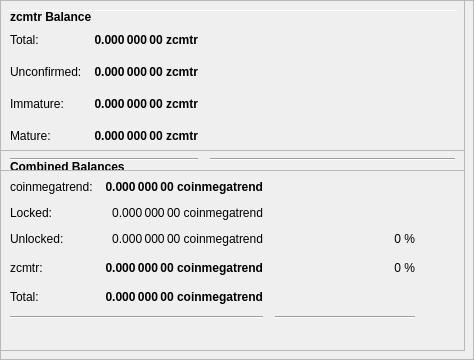
        <widget class="QFrame" name="frameObfuscation">
         <property name="minimumSize">
          <size>
           <width>0</width>
           <height>350</height>
          </size>
         </property>
         <property name="layoutDirection">
          <enum>Qt::LeftToRight</enum>
         </property>
         <property name="frameShape">
          <enum>QFrame::StyledPanel</enum>
         </property>
         <property name="frameShadow">
          <enum>QFrame::Raised</enum>
         </property>
         <widget class="QPushButton" name="runAutoDenom">
          <property name="geometry">
           <rect>
            <x>251</x>
            <y>17</y>
            <width>1</width>
            <height>1</height>
           </rect>
          </property>
          <property name="palette">
           <palette>
            <active>
             <colorrole role="WindowText">
              <brush brushstyle="SolidPattern">
               <color alpha="255">
                <red>0</red>
                <green>0</green>
                <blue>0</blue>
               </color>
              </brush>
             </colorrole>
             <colorrole role="Button">
              <brush brushstyle="SolidPattern">
               <color alpha="255">
                <red>239</red>
                <green>238</green>
                <blue>238</blue>
               </color>
              </brush>
             </colorrole>
             <colorrole role="Light">
              <brush brushstyle="SolidPattern">
               <color alpha="255">
                <red>255</red>
                <green>255</green>
                <blue>255</blue>
               </color>
              </brush>
             </colorrole>
             <colorrole role="Midlight">
              <brush brushstyle="SolidPattern">
               <color alpha="255">
                <red>247</red>
                <green>246</green>
                <blue>246</blue>
               </color>
              </brush>
             </colorrole>
             <colorrole role="Dark">
              <brush brushstyle="SolidPattern">
               <color alpha="255">
                <red>119</red>
                <green>119</green>
                <blue>119</blue>
               </color>
              </brush>
             </colorrole>
             <colorrole role="Mid">
              <brush brushstyle="SolidPattern">
               <color alpha="255">
                <red>159</red>
                <green>159</green>
                <blue>159</blue>
               </color>
              </brush>
             </colorrole>
             <colorrole role="Text">
              <brush brushstyle="SolidPattern">
               <color alpha="255">
                <red>0</red>
                <green>0</green>
                <blue>0</blue>
               </color>
              </brush>
             </colorrole>
             <colorrole role="BrightText">
              <brush brushstyle="SolidPattern">
               <color alpha="255">
                <red>255</red>
                <green>255</green>
                <blue>255</blue>
               </color>
              </brush>
             </colorrole>
             <colorrole role="ButtonText">
              <brush brushstyle="SolidPattern">
               <color alpha="255">
                <red>0</red>
                <green>0</green>
                <blue>0</blue>
               </color>
              </brush>
             </colorrole>
             <colorrole role="Base">
              <brush brushstyle="SolidPattern">
               <color alpha="255">
                <red>255</red>
                <green>255</green>
                <blue>255</blue>
               </color>
              </brush>
             </colorrole>
             <colorrole role="Window">
              <brush brushstyle="SolidPattern">
               <color alpha="255">
                <red>239</red>
                <green>238</green>
                <blue>238</blue>
               </color>
              </brush>
             </colorrole>
             <colorrole role="Shadow">
              <brush brushstyle="SolidPattern">
               <color alpha="255">
                <red>0</red>
                <green>0</green>
                <blue>0</blue>
               </color>
              </brush>
             </colorrole>
             <colorrole role="AlternateBase">
              <brush brushstyle="SolidPattern">
               <color alpha="255">
                <red>247</red>
                <green>246</green>
                <blue>246</blue>
               </color>
              </brush>
             </colorrole>
             <colorrole role="ToolTipBase">
              <brush brushstyle="SolidPattern">
               <color alpha="255">
                <red>255</red>
                <green>255</green>
                <blue>220</blue>
               </color>
              </brush>
             </colorrole>
             <colorrole role="ToolTipText">
              <brush brushstyle="SolidPattern">
               <color alpha="255">
                <red>0</red>
                <green>0</green>
                <blue>0</blue>
               </color>
              </brush>
             </colorrole>
            </active>
            <inactive>
             <colorrole role="WindowText">
              <brush brushstyle="SolidPattern">
               <color alpha="255">
                <red>0</red>
                <green>0</green>
                <blue>0</blue>
               </color>
              </brush>
             </colorrole>
             <colorrole role="Button">
              <brush brushstyle="SolidPattern">
               <color alpha="255">
                <red>239</red>
                <green>238</green>
                <blue>238</blue>
               </color>
              </brush>
             </colorrole>
             <colorrole role="Light">
              <brush brushstyle="SolidPattern">
               <color alpha="255">
                <red>255</red>
                <green>255</green>
                <blue>255</blue>
               </color>
              </brush>
             </colorrole>
             <colorrole role="Midlight">
              <brush brushstyle="SolidPattern">
               <color alpha="255">
                <red>247</red>
                <green>246</green>
                <blue>246</blue>
               </color>
              </brush>
             </colorrole>
             <colorrole role="Dark">
              <brush brushstyle="SolidPattern">
               <color alpha="255">
                <red>119</red>
                <green>119</green>
                <blue>119</blue>
               </color>
              </brush>
             </colorrole>
             <colorrole role="Mid">
              <brush brushstyle="SolidPattern">
               <color alpha="255">
                <red>159</red>
                <green>159</green>
                <blue>159</blue>
               </color>
              </brush>
             </colorrole>
             <colorrole role="Text">
              <brush brushstyle="SolidPattern">
               <color alpha="255">
                <red>0</red>
                <green>0</green>
                <blue>0</blue>
               </color>
              </brush>
             </colorrole>
             <colorrole role="BrightText">
              <brush brushstyle="SolidPattern">
               <color alpha="255">
                <red>255</red>
                <green>255</green>
                <blue>255</blue>
               </color>
              </brush>
             </colorrole>
             <colorrole role="ButtonText">
              <brush brushstyle="SolidPattern">
               <color alpha="255">
                <red>0</red>
                <green>0</green>
                <blue>0</blue>
               </color>
              </brush>
             </colorrole>
             <colorrole role="Base">
              <brush brushstyle="SolidPattern">
               <color alpha="255">
                <red>255</red>
                <green>255</green>
                <blue>255</blue>
               </color>
              </brush>
             </colorrole>
             <colorrole role="Window">
              <brush brushstyle="SolidPattern">
               <color alpha="255">
                <red>239</red>
                <green>238</green>
                <blue>238</blue>
               </color>
              </brush>
             </colorrole>
             <colorrole role="Shadow">
              <brush brushstyle="SolidPattern">
               <color alpha="255">
                <red>0</red>
                <green>0</green>
                <blue>0</blue>
               </color>
              </brush>
             </colorrole>
             <colorrole role="AlternateBase">
              <brush brushstyle="SolidPattern">
               <color alpha="255">
                <red>247</red>
                <green>246</green>
                <blue>246</blue>
               </color>
              </brush>
             </colorrole>
             <colorrole role="ToolTipBase">
              <brush brushstyle="SolidPattern">
               <color alpha="255">
                <red>255</red>
                <green>255</green>
                <blue>220</blue>
               </color>
              </brush>
             </colorrole>
             <colorrole role="ToolTipText">
              <brush brushstyle="SolidPattern">
               <color alpha="255">
                <red>0</red>
                <green>0</green>
                <blue>0</blue>
               </color>
              </brush>
             </colorrole>
            </inactive>
            <disabled>
             <colorrole role="WindowText">
              <brush brushstyle="SolidPattern">
               <color alpha="255">
                <red>119</red>
                <green>119</green>
                <blue>119</blue>
               </color>
              </brush>
             </colorrole>
             <colorrole role="Button">
              <brush brushstyle="SolidPattern">
               <color alpha="255">
                <red>239</red>
                <green>238</green>
                <blue>238</blue>
               </color>
              </brush>
             </colorrole>
             <colorrole role="Light">
              <brush brushstyle="SolidPattern">
               <color alpha="255">
                <red>255</red>
                <green>255</green>
                <blue>255</blue>
               </color>
              </brush>
             </colorrole>
             <colorrole role="Midlight">
              <brush brushstyle="SolidPattern">
               <color alpha="255">
                <red>247</red>
                <green>246</green>
                <blue>246</blue>
               </color>
              </brush>
             </colorrole>
             <colorrole role="Dark">
              <brush brushstyle="SolidPattern">
               <color alpha="255">
                <red>119</red>
                <green>119</green>
                <blue>119</blue>
               </color>
              </brush>
             </colorrole>
             <colorrole role="Mid">
              <brush brushstyle="SolidPattern">
               <color alpha="255">
                <red>159</red>
                <green>159</green>
                <blue>159</blue>
               </color>
              </brush>
             </colorrole>
             <colorrole role="Text">
              <brush brushstyle="SolidPattern">
               <color alpha="255">
                <red>119</red>
                <green>119</green>
                <blue>119</blue>
               </color>
              </brush>
             </colorrole>
             <colorrole role="BrightText">
              <brush brushstyle="SolidPattern">
               <color alpha="255">
                <red>255</red>
                <green>255</green>
                <blue>255</blue>
               </color>
              </brush>
             </colorrole>
             <colorrole role="ButtonText">
              <brush brushstyle="SolidPattern">
               <color alpha="255">
                <red>119</red>
                <green>119</green>
                <blue>119</blue>
               </color>
              </brush>
             </colorrole>
             <colorrole role="Base">
              <brush brushstyle="SolidPattern">
               <color alpha="255">
                <red>239</red>
                <green>238</green>
                <blue>238</blue>
               </color>
              </brush>
             </colorrole>
             <colorrole role="Window">
              <brush brushstyle="SolidPattern">
               <color alpha="255">
                <red>239</red>
                <green>238</green>
                <blue>238</blue>
               </color>
              </brush>
             </colorrole>
             <colorrole role="Shadow">
              <brush brushstyle="SolidPattern">
               <color alpha="255">
                <red>0</red>
                <green>0</green>
                <blue>0</blue>
               </color>
              </brush>
             </colorrole>
             <colorrole role="AlternateBase">
              <brush brushstyle="SolidPattern">
               <color alpha="255">
                <red>239</red>
                <green>238</green>
                <blue>238</blue>
               </color>
              </brush>
             </colorrole>
             <colorrole role="ToolTipBase">
              <brush brushstyle="SolidPattern">
               <color alpha="255">
                <red>255</red>
                <green>255</green>
                <blue>220</blue>
               </color>
              </brush>
             </colorrole>
             <colorrole role="ToolTipText">
              <brush brushstyle="SolidPattern">
               <color alpha="255">
                <red>0</red>
                <green>0</green>
                <blue>0</blue>
               </color>
              </brush>
             </colorrole>
            </disabled>
           </palette>
          </property>
          <property name="focusPolicy">
           <enum>Qt::NoFocus</enum>
          </property>
          <property name="autoFillBackground">
           <bool>true</bool>
          </property>
          <property name="text">
           <string/>
          </property>
          <property name="flat">
           <bool>true</bool>
          </property>
         </widget>
         <widget class="Line" name="line">
          <property name="geometry">
           <rect>
            <x>7</x>
            <y>10</y>
            <width>451</width>
            <height>1</height>
           </rect>
          </property>
          <property name="orientation">
           <enum>Qt::Horizontal</enum>
          </property>
         </widget>
         <widget class="QFrame" name="frame_3">
          <property name="geometry">
           <rect>
            <x>0</x>
            <y>150</y>
            <width>465</width>
            <height>201</height>
           </rect>
          </property>
          <property name="frameShape">
           <enum>QFrame::StyledPanel</enum>
          </property>
          <property name="frameShadow">
           <enum>QFrame::Raised</enum>
          </property>
          <layout class="QVBoxLayout" name="verticalLayout_5">
           <item>
            <layout class="QHBoxLayout" name="horizontalLayout_5" stretch="0">
             <item>
              <widget class="QLabel" name="label_5z">
               <property name="maximumSize">
                <size>
                 <width>16777215</width>
                 <height>20</height>
                </size>
               </property>
               <property name="font">
                <font>
                 <weight>75</weight>
                 <bold>true</bold>
                </font>
               </property>
               <property name="toolTip">
                <string>Combined Balances (including unconfirmed and immature coins)</string>
               </property>
               <property name="text">
                <string>&lt;html&gt;&lt;head/&gt;&lt;body&gt;&lt;p&gt;Combined Balances&lt;/p&gt;&lt;/body&gt;&lt;/html&gt;</string>
               </property>
              </widget>
             </item>
            </layout>
           </item>
           <item>
            <layout class="QGridLayout" name="gridLayout_3">
             <property name="spacing">
              <number>12</number>
             </property>
             <item row="7" column="0" colspan="2">
              <widget class="Line" name="lineSpendableBalance_3">
               <property name="orientation">
                <enum>Qt::Horizontal</enum>
               </property>
              </widget>
             </item>
             <item row="7" column="2">
              <widget class="Line" name="lineWatchBalance_3">
               <property name="sizePolicy">
                <sizepolicy hsizetype="Preferred" vsizetype="Fixed">
                 <horstretch>0</horstretch>
                 <verstretch>0</verstretch>
                </sizepolicy>
               </property>
               <property name="minimumSize">
                <size>
                 <width>140</width>
                 <height>0</height>
                </size>
               </property>
               <property name="orientation">
                <enum>Qt::Horizontal</enum>
               </property>
              </widget>
             </item>
             <item row="4" column="1">
              <widget class="QLabel" name="labelzBalancez">
               <property name="font">
                <font>
                 <weight>75</weight>
                 <bold>true</bold>
                </font>
               </property>
               <property name="cursor">
                <cursorShape>IBeamCursor</cursorShape>
               </property>
               <property name="toolTip">
                <string>Total of transactions that have yet to be confirmed, and do not yet count toward the spendable balance</string>
               </property>
               <property name="text">
                <string notr="true">0.000 000 00 coinmegatrend</string>
               </property>
               <property name="alignment">
                <set>Qt::AlignRight|Qt::AlignTrailing|Qt::AlignVCenter</set>
               </property>
               <property name="textInteractionFlags">
                <set>Qt::LinksAccessibleByMouse|Qt::TextSelectableByKeyboard|Qt::TextSelectableByMouse</set>
               </property>
              </widget>
             </item>
             <item row="6" column="1">
              <widget class="QLabel" name="labelTotalz">
               <property name="font">
                <font>
                 <weight>75</weight>
                 <bold>true</bold>
                </font>
               </property>
               <property name="cursor">
                <cursorShape>IBeamCursor</cursorShape>
               </property>
               <property name="toolTip">
                <string>Total Balance, including unconfirmed and immature coins.</string>
               </property>
               <property name="text">
                <string notr="true">0.000 000 00 coinmegatrend</string>
               </property>
               <property name="alignment">
                <set>Qt::AlignRight|Qt::AlignTrailing|Qt::AlignVCenter</set>
               </property>
               <property name="textInteractionFlags">
                <set>Qt::LinksAccessibleByMouse|Qt::TextSelectableByKeyboard|Qt::TextSelectableByMouse</set>
               </property>
              </widget>
             </item>
             <item row="4" column="3">
              <spacer name="horizontalSpacer_6">
               <property name="orientation">
                <enum>Qt::Horizontal</enum>
               </property>
               <property name="sizeHint" stdset="0">
                <size>
                 <width>40</width>
                 <height>20</height>
                </size>
               </property>
              </spacer>
             </item>
             <item row="6" column="0">
              <widget class="QLabel" name="labelTotalTextz">
               <property name="text">
                <string>Total:</string>
               </property>
              </widget>
             </item>
             <item row="1" column="0">
              <widget class="QLabel" name="labelBalanceTextz">
               <property name="text">
                <string>coinmegatrend:</string>
               </property>
              </widget>
             </item>
             <item row="1" column="1">
              <widget class="QLabel" name="labelBalancez">
               <property name="font">
                <font>
                 <weight>75</weight>
                 <bold>true</bold>
                </font>
               </property>
               <property name="cursor">
                <cursorShape>IBeamCursor</cursorShape>
               </property>
               <property name="toolTip">
                <string>Your current spendable balance</string>
               </property>
               <property name="text">
                <string notr="true">0.000 000 00 coinmegatrend</string>
               </property>
               <property name="alignment">
                <set>Qt::AlignRight|Qt::AlignTrailing|Qt::AlignVCenter</set>
               </property>
               <property name="textInteractionFlags">
                <set>Qt::LinksAccessibleByMouse|Qt::TextSelectableByKeyboard|Qt::TextSelectableByMouse</set>
               </property>
              </widget>
             </item>
             <item row="4" column="0">
              <widget class="QLabel" name="labelzBalanceTextz">
               <property name="toolTip">
                <string/>
               </property>
               <property name="text">
                <string>zcmtr:</string>
               </property>
              </widget>
             </item>
             <item row="4" column="2">
              <widget class="QLabel" name="labelzcmtrPercent">
               <property name="toolTip">
                <string>Current percentage of zcmtr.
If AutoMint is enabled this percentage will settle around the configured AutoMint percentage (default = 10%)</string>
               </property>
               <property name="text">
                <string>0 %</string>
               </property>
               <property name="alignment">
                <set>Qt::AlignRight|Qt::AlignTrailing|Qt::AlignVCenter</set>
               </property>
              </widget>
             </item>
             <item row="6" column="2">
              <widget class="QLabel" name="label100Percent">
               <property name="text">
                <string/>
               </property>
               <property name="alignment">
                <set>Qt::AlignRight|Qt::AlignTrailing|Qt::AlignVCenter</set>
               </property>
              </widget>
             </item>
             <item row="2" column="1">
              <widget class="QLabel" name="labelLockedBalance">
               <property name="toolTip">
                <string>Locked coinmegatrend or Masternode collaterals. These are excluded from zcmtr minting.</string>
               </property>
               <property name="text">
                <string>0.000 000 00 coinmegatrend</string>
               </property>
               <property name="alignment">
                <set>Qt::AlignRight|Qt::AlignTrailing|Qt::AlignVCenter</set>
               </property>
              </widget>
             </item>
             <item row="2" column="0">
              <widget class="QLabel" name="labelLockedBalanceText">
               <property name="toolTip">
                <string>Locked coinmegatrend or Masternode collaterals. These are excluded from zcmtr minting.</string>
               </property>
               <property name="text">
                <string>Locked:</string>
               </property>
              </widget>
             </item>
             <item row="3" column="0">
              <widget class="QLabel" name="labelUnLockedBalanceText">
               <property name="toolTip">
                <string>Unlocked coinmegatrends. These can be used for zcmtr minting.</string>
               </property>
               <property name="text">
                <string>Unlocked:</string>
               </property>
              </widget>
             </item>
             <item row="3" column="1">
              <widget class="QLabel" name="labelUnLockedBalance">
               <property name="toolTip">
                <string>Unlocked coinmegatrends. These can be used for zcmtr minting.</string>
               </property>
               <property name="text">
                <string>0.000 000 00 coinmegatrend</string>
               </property>
               <property name="alignment">
                <set>Qt::AlignRight|Qt::AlignTrailing|Qt::AlignVCenter</set>
               </property>
              </widget>
             </item>
             <item row="3" column="2">
              <widget class="QLabel" name="labelcoinmegatrendPercent">
               <property name="text">
                <string>0 %</string>
               </property>
               <property name="alignment">
                <set>Qt::AlignRight|Qt::AlignTrailing|Qt::AlignVCenter</set>
               </property>
              </widget>
             </item>
            </layout>
           </item>
           <item>
            <spacer name="verticalSpacer">
             <property name="orientation">
              <enum>Qt::Vertical</enum>
             </property>
             <property name="sizeHint" stdset="0">
              <size>
               <width>20</width>
               <height>40</height>
              </size>
             </property>
            </spacer>
           </item>
          </layout>
         </widget>
         <widget class="QFrame" name="frame_4">
          <property name="geometry">
           <rect>
            <x>0</x>
            <y>0</y>
            <width>465</width>
            <height>171</height>
           </rect>
          </property>
          <property name="frameShape">
           <enum>QFrame::StyledPanel</enum>
          </property>
          <property name="frameShadow">
           <enum>QFrame::Raised</enum>
          </property>
          <layout class="QVBoxLayout" name="verticalLayout_7">
           <item>
            <layout class="QHBoxLayout" name="horizontalLayout_8" stretch="0">
             <item>
              <widget class="QLabel" name="label_5z_3">
               <property name="maximumSize">
                <size>
                 <width>16777215</width>
                 <height>20</height>
                </size>
               </property>
               <property name="font">
                <font>
                 <weight>75</weight>
                 <bold>true</bold>
                </font>
               </property>
               <property name="text">
                <string>zcmtr Balance</string>
               </property>
              </widget>
             </item>
            </layout>
           </item>
           <item>
            <layout class="QGridLayout" name="gridLayout_5">
             <property name="spacing">
              <number>12</number>
             </property>
             <item row="4" column="0">
              <widget class="QLabel" name="labelzBalanceMatureText">
               <property name="toolTip">
                <string>Mature: more than 20 confirmation and more than 1 mints of the same denomination after it was minted.
These zcmtr are spendable.</string>
               </property>
               <property name="text">
                <string>Mature:</string>
               </property>
              </widget>
             </item>
             <item row="5" column="0" colspan="2">
              <widget class="Line" name="lineSpendableBalance_5">
               <property name="orientation">
                <enum>Qt::Horizontal</enum>
               </property>
              </widget>
             </item>
             <item row="1" column="1">
              <widget class="QLabel" name="labelzBalance">
               <property name="font">
                <font>
                 <weight>75</weight>
                 <bold>true</bold>
                </font>
               </property>
               <property name="cursor">
                <cursorShape>IBeamCursor</cursorShape>
               </property>
               <property name="toolTip">
                <string>All available zcmtr, unconfirmed and immature zcmtr included.</string>
               </property>
               <property name="text">
                <string notr="true">0.000 000 00 zcmtr</string>
               </property>
               <property name="alignment">
                <set>Qt::AlignRight|Qt::AlignTrailing|Qt::AlignVCenter</set>
               </property>
               <property name="textInteractionFlags">
                <set>Qt::LinksAccessibleByMouse|Qt::TextSelectableByKeyboard|Qt::TextSelectableByMouse</set>
               </property>
              </widget>
             </item>
             <item row="5" column="2">
              <widget class="Line" name="lineWatchBalance_5">
               <property name="sizePolicy">
                <sizepolicy hsizetype="Preferred" vsizetype="Fixed">
                 <horstretch>0</horstretch>
                 <verstretch>0</verstretch>
                </sizepolicy>
               </property>
               <property name="minimumSize">
                <size>
                 <width>140</width>
                 <height>0</height>
                </size>
               </property>
               <property name="orientation">
                <enum>Qt::Horizontal</enum>
               </property>
              </widget>
             </item>
             <item row="1" column="0">
              <widget class="QLabel" name="labelzBalanceText">
               <property name="toolTip">
                <string>All available zcmtr, unconfirmed and immature zcmtr included.</string>
               </property>
               <property name="text">
                <string>Total:</string>
               </property>
              </widget>
             </item>
             <item row="1" column="2">
              <spacer name="horizontalSpacer_8">
               <property name="orientation">
                <enum>Qt::Horizontal</enum>
               </property>
               <property name="sizeHint" stdset="0">
                <size>
                 <width>40</width>
                 <height>20</height>
                </size>
               </property>
              </spacer>
             </item>
             <item row="4" column="2">
              <spacer name="horizontalSpacer_4">
               <property name="orientation">
                <enum>Qt::Horizontal</enum>
               </property>
               <property name="sizeHint" stdset="0">
                <size>
                 <width>40</width>
                 <height>20</height>
                </size>
               </property>
              </spacer>
             </item>
             <item row="4" column="1">
              <widget class="QLabel" name="labelzBalanceMature">
               <property name="font">
                <font>
                 <weight>75</weight>
                 <bold>true</bold>
                </font>
               </property>
               <property name="toolTip">
                <string>Mature: more than 20 confirmation and more than 1 mints of the same denomination after it was minted.
These zcmtr are spendable.</string>
               </property>
               <property name="text">
                <string>0.000 000 00 zcmtr</string>
               </property>
               <property name="alignment">
                <set>Qt::AlignRight|Qt::AlignTrailing|Qt::AlignVCenter</set>
               </property>
              </widget>
             </item>
             <item row="2" column="0">
              <widget class="QLabel" name="labelzBalanceUnconfirmedText">
               <property name="toolTip">
                <string>Unconfirmed: less than 20 confirmations
Immature: confirmed, but less than 1 mints of the same denomination after it was minted</string>
               </property>
               <property name="text">
                <string>Unconfirmed:</string>
               </property>
              </widget>
             </item>
             <item row="2" column="1">
              <widget class="QLabel" name="labelzBalanceUnconfirmed">
               <property name="font">
                <font>
                 <weight>75</weight>
                 <bold>true</bold>
                </font>
               </property>
               <property name="toolTip">
                <string>Unconfirmed: less than 20 confirmations
Immature: confirmed, but less than 1 mints of the same denomination after it was minted</string>
               </property>
               <property name="text">
                <string>0.000 000 00 zcmtr</string>
               </property>
               <property name="alignment">
                <set>Qt::AlignRight|Qt::AlignTrailing|Qt::AlignVCenter</set>
               </property>
              </widget>
             </item>
             <item row="2" column="2">
              <spacer name="horizontalSpacer_5">
               <property name="orientation">
                <enum>Qt::Horizontal</enum>
               </property>
               <property name="sizeHint" stdset="0">
                <size>
                 <width>40</width>
                 <height>20</height>
                </size>
               </property>
              </spacer>
             </item>
             <item row="3" column="0">
              <widget class="QLabel" name="labelzBalanceImmatureText">
               <property name="toolTip">
                <string>Unconfirmed: less than 20 confirmations
Immature: confirmed, but less than 1 mints of the same denomination after it was minted</string>
               </property>
               <property name="text">
                <string>Immature:</string>
               </property>
              </widget>
             </item>
             <item row="3" column="1">
              <widget class="QLabel" name="labelzBalanceImmature">
               <property name="font">
                <font>
                 <weight>75</weight>
                 <bold>true</bold>
                </font>
               </property>
               <property name="toolTip">
                <string>Unconfirmed: less than 20 confirmations
Immature: confirmed, but less than 1 mints of the same denomination after it was minted</string>
               </property>
               <property name="text">
                <string>0.000 000 00 zcmtr</string>
               </property>
               <property name="alignment">
                <set>Qt::AlignRight|Qt::AlignTrailing|Qt::AlignVCenter</set>
               </property>
              </widget>
             </item>
             <item row="3" column="2">
              <spacer name="horizontalSpacer_7">
               <property name="orientation">
                <enum>Qt::Horizontal</enum>
               </property>
               <property name="sizeHint" stdset="0">
                <size>
                 <width>40</width>
                 <height>20</height>
                </size>
               </property>
              </spacer>
             </item>
            </layout>
           </item>
          </layout>
         </widget>
        </widget>
